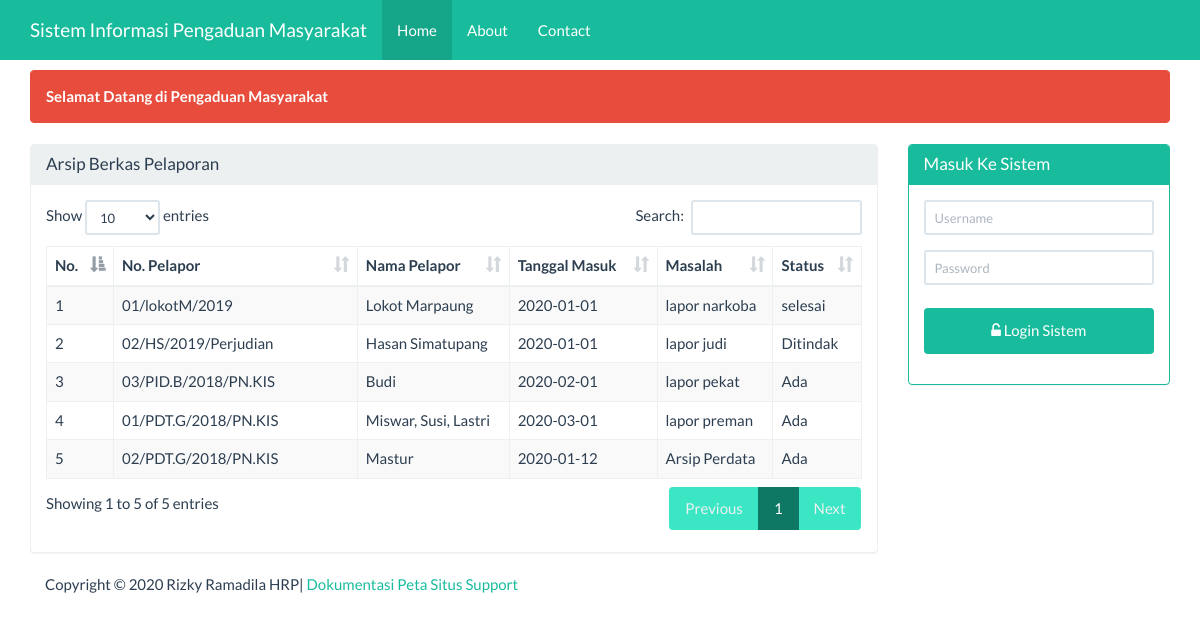
The page / on the database its author committed.
### tables this page shows
CREATE TABLE IF NOT EXISTS `tbl_pengaduan` (
`id` int(5) NOT NULL,
  `masalah` varchar(25) NOT NULL,
  `nama_pelapor` varchar(100) NOT NULL,
  `no_pelapor` varchar(50) NOT NULL,
  `tgl_masuk` date NOT NULL,
  `penerima` varchar(50) NOT NULL,
  `pemberi` varchar(50) NOT NULL,
  `status` varchar(25) NOT NULL,
  `keterangan` varchar(100) NOT NULL
);

### beranda.php (the view, shortened to what this page needs)
<div class="container">
    <div class="row">
        <div class ="col-xs-12">
            <div class="alert alert-danger">
                <strong>Selamat Datang di Pengaduan Masyarakat</strong>
            </div>
        </div>
    </div>
    <div class="row">
        <div class="col-sm-9 col-xs-12">
            <div class="panel panel-default">
                <div class="panel-heading">
                    <h3 class="panel-title">Arsip Berkas Pelaporan</h3>
                </div>
                <div class="panel-body">
                     <table id="dtskripsi" class="table table-bordered table-striped table-hover">
                        <thead>
                            <tr>
                                <th>No.</th><th width="30%">No. Pelapor</th><th>Nama Pelapor</th><th>Tanggal Masuk</th><th>Masalah</th><th>Status</th>
                            </tr>
                        </thead>
                        <tbody>
                            <?php
                            $sql = "SELECT * FROM tbl_pengaduan";
                            $query = mysqli_query($koneksi, $sql) or die("SQL Anda Salah");
                            $nomor = 0;
                            while ($data = mysqli_fetch_array($query)) {
                                $nomor++;
                                ?>
                                <tr>
                                    <td><?= $nomor ?></td>
                                    <td><?= $data['no_pelapor'] ?></td>
                                    <td><?= $data['nama_pelapor'] ?></td>
                                    <td><?= $data['tgl_masuk'] ?></td>
                                    <td><?= $data['masalah'] ?></td>
                                    <td><?= $data['status'] ?></td>
                                </tr>
                            <?php } ?>
                        </tbody>
                    </table>
                </div>
            </div>
        </div>
        <div class="col-sm-3 col-xs-12">
            <?php if (isset($_SESSION['username'])) { ?>
            <div class="alert alert-info">
                <strong>Welcome <?=$_SESSION['nama']?></strong>
            </div>
            <?php
           } else { ?>
            <div class="panel panel-success">
                <div class="panel-heading">
                    <h3 class="panel-title">Masuk Ke Sistem</h3>
                </div>
                <div class="panel-body">
                    <form class="form-horizontal" action="proses_login.php" method="post">
                        <div class="form-group">
                            <div class="col-sm-12">
                                <input type="text" name="user" class="form-control input-sm"
                                   placeholder="Username" required="" autocomplete="off"/>
                            </div>
                        </div>
                        <div class="form-group">
                            <div class="col-sm-12">
                                <input type="password" name="pwd" class="form-control input-sm"
                                   placeholder="Password" required="" autocomplete="off"/>
                            </div>
                        </div>
                        <div class="form-group">
                            <div class="col-sm-12">
                                <button type="submit" name="login" value="login"
                                        class="btn btn-success btn-block"><span class="fa fa-unlock-alt"></span>
                                    Login Sistem
                                </button>
                            </div>
                    </form>
                </div>
            </div>
        </div>
            <?php } ?>
    </div>
</div>

### index.php (shortened to what this page needs)
<!DOCTYPE html>
<html>
    <head>
        <link href="Assets/css/bootstrap.min.css" rel="stylesheet" type="text/css"/>
        <link href="Assets/css/dataTables.bootstrap.min.css" rel="stylesheet" type="text/css"/>
        <link href="Assets/font-awesome-4.5.0/css/font-awesome.min.css" rel="stylesheet" type="text/css"/>
    </head>
    <body>
        <?php
        require 'menu.php';
        ?>
        <?php
        require 'content.php';
        ?>
        <?php
        require 'footer.php';
        ?>
    </body>
    </html>

### menu.php (shortened to what this page needs)
<nav class="navbar navbar-inverse navbar-fixed-top">
    <div class="container">
        <div class="navbar-header">
            <a class="navbar-brand" href="?page=utama">Sistem Informasi Pengaduan Masyarakat</a>
        </div>
        <div id="navbar" class="navbar-collapse collapse">
            <ul class="nav navbar-nav">
                <li class="active"><a href="#">Home</a></li>
                <li><a href="?page=about&actions=tampil">About</a></li>
                <li><a href="?page=kontak&actions=tampil">Contact</a></li>
            </ul>
        </div>
    </div>
</nav>

### content.php (shortened to what this page needs)
<?php
@$page=$_GET['page'];
if(empty ($page)){
    require 'beranda.php';
}

### footer.php
<div class="container">
    <div class="row">
        <div class="col-xs-12">
            Copyright &COPY; <?= date('Y')?> Rizky Ramadila HRP|
            <a href="#">Dokumentasi</a>
            <a href="#">Peta Situs</a>
            <a href="#">Support</a>
        </div>
    </div>
</div>

### index.php (style rules this page uses)
body { margin-top:70px; }
button { background-color: #4CAF50; color: red; padding: 14px 20px; margin: 8px 0; border: none; cursor: pointer; width: 100%; }

### rows shown on the page
tbl_pengaduan: no_pelapor "01/lokotM/2019", nama_pelapor "Lokot Marpaung", tgl_masuk "2020-01-01", masalah "lapor narkoba", status "selesai"
tbl_pengaduan: no_pelapor "02/HS/2019/Perjudian", nama_pelapor "Hasan Simatupang", tgl_masuk "2020-01-01", masalah "lapor judi", status "Ditindak"
tbl_pengaduan: no_pelapor "03/PID.B/2018/PN.KIS", nama_pelapor "Budi", tgl_masuk "2020-02-01", masalah "lapor pekat", status "Ada"
tbl_pengaduan: no_pelapor "01/PDT.G/2018/PN.KIS", nama_pelapor "Miswar, Susi, Lastri", tgl_masuk "2020-03-01", masalah "lapor preman", status "Ada"
tbl_pengaduan: no_pelapor "02/PDT.G/2018/PN.KIS", nama_pelapor "Mastur", tgl_masuk "2020-01-12", masalah "Arsip Perdata", status "Ada"
